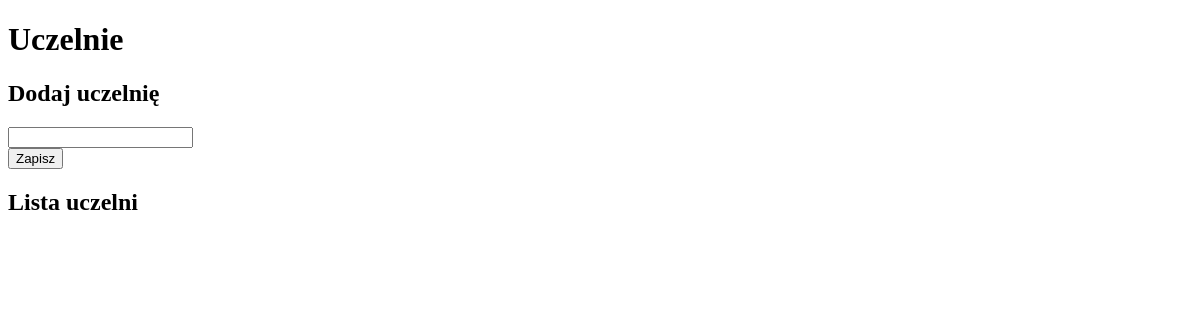
/studenci/uczelnia/, run on an earlier commit of the app's database.
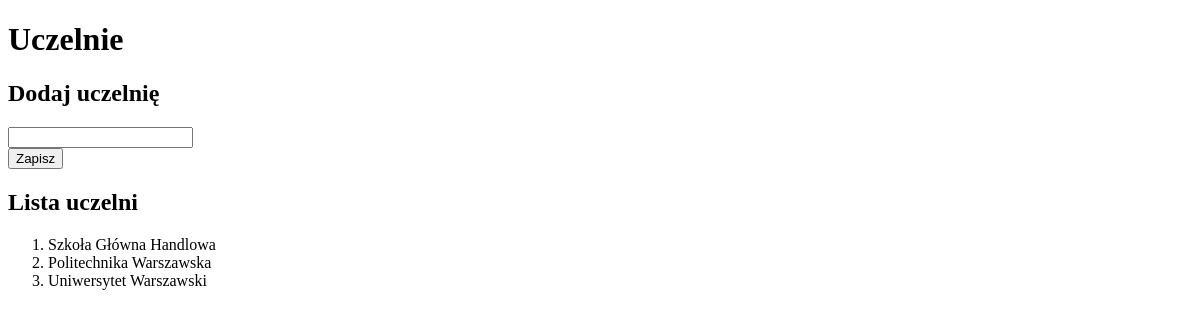
And on a later commit of the database.
### studenci/models.py (models this page shows, shortened)
class Uczelnia(models.Model):
    nazwa = models.CharField(
        verbose_name='uczelnia',
        max_length=30,
        help_text='Nazwa uczelni')
    class Meta:
        verbose_name_plural = "uczelnie"

### studenci/views.py (the view)
# urls.py: path('uczelnia/', views.uczelnia, name='uczelnia'),
def uczelnia(request):
    if request.method == 'POST':
        nazwa = request.POST.get('nazwa')
        u = Uczelnia(nazwa=nazwa)
        u.save()
    uczelnia= Uczelnia.objects.all()
    kontekst = {
        'uczelnia': uczelnia
    }
    return render(request, 'studenci/uczelnia.html', kontekst)

### studenci/templates/studenci/uczelnia.html (shortened to what this page needs)
<!DOCTYPE html>
<html lang="pl">
<head>
</head>
<body>
<h1>Uczelnie</h1>
<h2>Dodaj uczelnię</h2>
<form action="." method="POST">
    <input type="text" name="nazwa" maxlength="30">
    <br>
    <input type="submit" value="Zapisz">
</form>
<h2>Lista uczelni</h2>
<ol>
    {% for uczelnia in uczelnia %}
    <li>{{ uczelnia.nazwa }}</li>
    {% endfor %}
</ol>
</body>
</html>

What changed in the data, as far as the page shows it:
added Uczelnia: nazwa "Szkoła Główna Handlowa"
added Uczelnia: nazwa "Politechnika Warszawska"
added Uczelnia: nazwa "Uniwersytet Warszawski"
